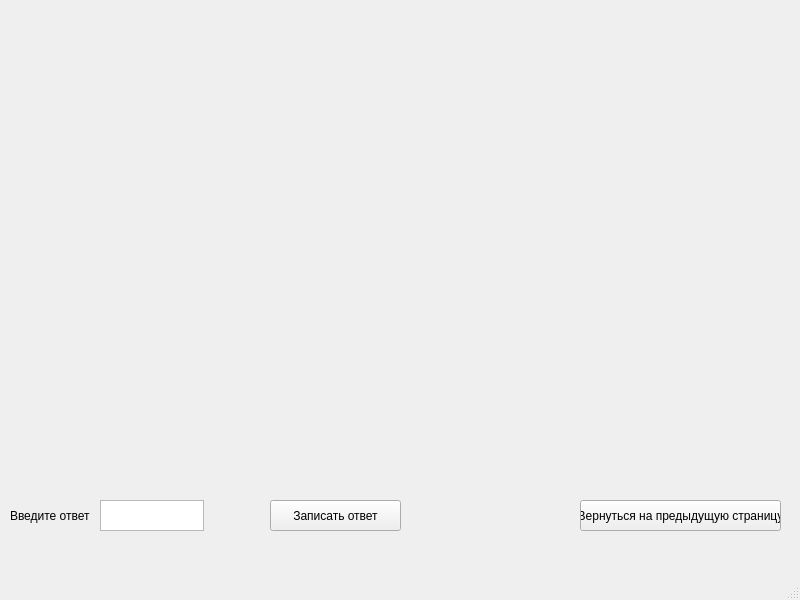
<?xml version="1.0" encoding="UTF-8"?>
<ui version="4.0">
 <class>AnswerOption</class>
 <widget class="QMainWindow" name="AnswerOption">
  <property name="geometry">
   <rect>
    <x>0</x>
    <y>0</y>
    <width>800</width>
    <height>600</height>
   </rect>
  </property>
  <property name="windowTitle">
   <string>MainWindow</string>
  </property>
  <widget class="QWidget" name="centralwidget">
   <widget class="QLabel" name="label">
    <property name="geometry">
     <rect>
      <x>10</x>
      <y>0</y>
      <width>791</width>
      <height>471</height>
     </rect>
    </property>
    <property name="text">
     <string/>
    </property>
   </widget>
   <widget class="QLabel" name="label_2">
    <property name="geometry">
     <rect>
      <x>10</x>
      <y>500</y>
      <width>91</width>
      <height>31</height>
     </rect>
    </property>
    <property name="text">
     <string>Введите ответ</string>
    </property>
   </widget>
   <widget class="QTextEdit" name="textEdit">
    <property name="geometry">
     <rect>
      <x>100</x>
      <y>500</y>
      <width>104</width>
      <height>31</height>
     </rect>
    </property>
   </widget>
   <widget class="QPushButton" name="pushButton">
    <property name="geometry">
     <rect>
      <x>270</x>
      <y>500</y>
      <width>131</width>
      <height>31</height>
     </rect>
    </property>
    <property name="text">
     <string>Записать ответ</string>
    </property>
   </widget>
   <widget class="QPushButton" name="pushButton_2">
    <property name="geometry">
     <rect>
      <x>580</x>
      <y>500</y>
      <width>201</width>
      <height>31</height>
     </rect>
    </property>
    <property name="text">
     <string>Вернуться на предыдущую страницу</string>
    </property>
   </widget>
  </widget>
  <widget class="QMenuBar" name="menubar">
   <property name="geometry">
    <rect>
     <x>0</x>
     <y>0</y>
     <width>800</width>
     <height>21</height>
    </rect>
   </property>
  </widget>
  <widget class="QStatusBar" name="statusbar"/>
 </widget>
 <resources/>
 <connections/>
</ui>
